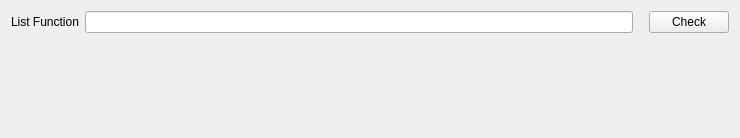
<?xml version="1.0" encoding="UTF-8"?>
<ui version="4.0">
 <class>Form</class>
 <widget class="QWidget" name="Form">
  <property name="geometry">
   <rect>
    <x>0</x>
    <y>0</y>
    <width>740</width>
    <height>138</height>
   </rect>
  </property>
  <property name="windowTitle">
   <string>Form</string>
  </property>
  <layout class="QVBoxLayout" name="verticalLayout">
   <item>
    <layout class="QHBoxLayout" name="horizontalLayout">
     <item>
      <widget class="QLabel" name="label">
       <property name="text">
        <string>List Function</string>
       </property>
      </widget>
     </item>
     <item>
      <widget class="QLineEdit" name="lineEdit"/>
     </item>
     <item>
      <spacer name="horizontalSpacer">
       <property name="orientation">
        <enum>Qt::Horizontal</enum>
       </property>
       <property name="sizeType">
        <enum>QSizePolicy::Preferred</enum>
       </property>
       <property name="sizeHint" stdset="0">
        <size>
         <width>10</width>
         <height>20</height>
        </size>
       </property>
      </spacer>
     </item>
     <item>
      <widget class="QPushButton" name="pushButton">
       <property name="text">
        <string>Check</string>
       </property>
      </widget>
     </item>
    </layout>
   </item>
   <item>
    <spacer name="verticalSpacer">
     <property name="orientation">
      <enum>Qt::Vertical</enum>
     </property>
     <property name="sizeHint" stdset="0">
      <size>
       <width>20</width>
       <height>86</height>
      </size>
     </property>
    </spacer>
   </item>
  </layout>
 </widget>
 <resources/>
 <connections/>
</ui>
